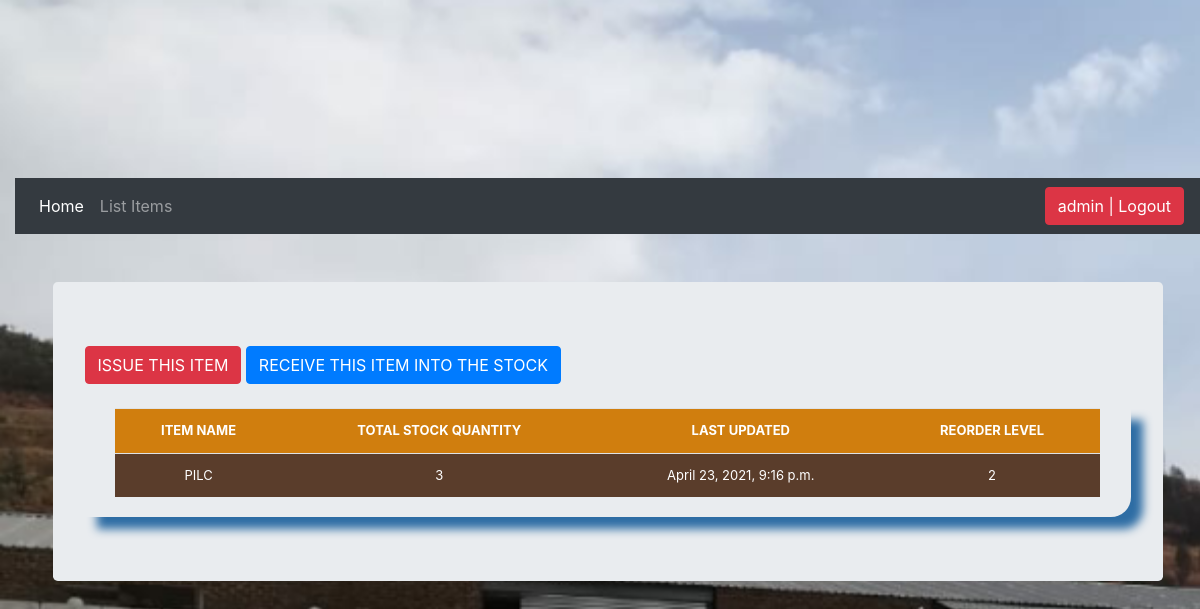
Page /list_history/stock_detail/3/ (signed in) on the committed database.
### store/models.py (models this page shows, shortened)
class Stock(models.Model):
    category = models.ForeignKey(
        Category, on_delete=models.CASCADE)
    item_name = models.CharField(
        max_length=100, blank=True, null=True)
    received_new_stock_quantity = models.IntegerField(
        default='0', blank=True, null=True)
    new_stock_received_by = models.CharField(
        max_length=100, blank=True, null=True)
    received_quantity = models.IntegerField(default='0', blank=True, null=True)
    total_stock_quantity = models.IntegerField(
        default='0', blank=True, null=True)
    issued_quantity = models.IntegerField(default='0', blank=True, null=True)
    issued_by = models.CharField(max_length=100, blank=True, null=True)
    issued_to = models.CharField(max_length=100, blank=True, null=True)
    created_by = models.CharField(max_length=100, blank=True, null=True)
    reorder_level = models.IntegerField(default='0', blank=True, null=True)
    date_created = models.DateTimeField(auto_now_add=True, auto_now=False)
    last_updated = models.DateTimeField(auto_now_add=False, auto_now=True)
    date_issued = models.DateTimeField(auto_now_add=False, auto_now=True)
    date_returned = models.DateTimeField(auto_now_add=False, auto_now=True)
    stock_received_date = models.DateTimeField(
        auto_now_add=False, auto_now=True)
    sizes_ferrules = models.CharField(max_length=100, choices=ferrules)
    sizes_lugs = models.CharField(max_length=100, choices=lugs)
    sizes_others = models.CharField(max_length=100, choices=sizes_words)
    returned = models.BooleanField(default=False)
    condition_returned = models.TextField(blank=True)

### store/views.py (the view)
# urls.py: path('stock_detail/<str:pk>/', include('store.urls')),
def stock_detail(request, pk):
    queryset = Stock.objects.get(id=pk)
    context = {
        "queryset": queryset
    }
    return render(request, "stock_detail.html", context)

### templates/stock_detail.html (shortened to what this page needs)
{% extends 'base.html' %}
{% load static  %}
{% load crispy_forms_tags %}
{% block content %}
    <main role="main" class="container">
    <div class = "jumbotron">
    <a href="{% url 'issue_items' queryset.id %}"><div class='btn btn-danger'>ISSUE THIS ITEM</div></a>
     <a href="{% url 'receive_items' queryset.id %}"><div class='btn btn-primary'>RECEIVE THIS ITEM INTO THE STOCK</div></a>
        <br><br>
     <div class="display_table">
          <table class='table'>
              <tr>
                <th>ITEM NAME</th>
                <th>TOTAL STOCK QUANTITY</th>
                <th>LAST UPDATED</th>
                <th>REORDER LEVEL</th>
                </tr>
                <tr>
                  <td>{{queryset.item_name}}</td>
                  <td>{{queryset.total_stock_quantity}}</td>
                  <td>{{queryset.last_updated}}</td>
                  <td>{{queryset.reorder_level}}</td>
                  </tr>
          </table>
        </div>
    </div>
    </main>
  {% endblock %}

### templates/navbar.html (shortened to what this page needs)
{% load static %}
<br>
<br>
<br>
<br>
<nav class="navbar navbar-expand-lg navbar-dark bg-dark">
  <div class="collapse navbar-collapse" id="navbarSupportedContent">
    <ul class="navbar-nav mr-auto">
      <li class="nav-item active">
        <a class="nav-link" href="/"
          >Home <span class="sr-only">(current)</span></a
        >
      </li>
      {% if request.user.is_authenticated %}
      <li class="nav-item">
        <a class="nav-link" href="/list_items">List Items</a>
      </li>
      {% endif %}
    </ul>
    <ul class="navbar-nav">
      {% if request.user.is_authenticated %}
      <li>
        <a href="/accounts/logout"
          ><button class="btn btn-danger">{{ user }} | Logout</button></a
        >
      </li>
      {% else %}
      <li><a href="/accounts/login">Login</a></li>
      {% endif %}
    </ul>
  </div>
</nav>
<br>
<br>

### static/css/main.css (style rules this page uses)
.table { font-size: 13px; text-align: center; width: 95%; margin: auto; text-align: center; }
.table tr:nth-child(odd) { background: #B8CAE4 }
.table tr:nth-child(even) { background: #DAA520 }
th { background-color: #FF4500; color: white; }

### templates/base.html (style rules this page uses)
body { margin-left: 15px; margin-top: 10px; padding-top: 4.5rem; min-height: 75rem; background-image: url("static/images/bakkies.png"); background-repeat: no-repeat; background-size: cover; background-clip: border-box; }
.table { font-size: 13px; text-align: center; width: 95%; margin: auto; text-align: center; }
.table tr:nth-child(odd) { background: #ffecb4; }
.table tr:nth-child(even) { background: #5a3d2b; color: white; }
th { background-color: #d07e0e; color: white; }
.display_table { border-bottom-right-radius: 20px; padding-left: 5px; padding-right: 5px; padding-bottom: 20px; box-shadow: 12px 12px 10px #2e6da4; }

### rows in the picture
Stock: item_name "PILC", total_stock_quantity "3", last_updated "April 23, 2021, 9:16 p.m.", reorder_level "2"

### other values in the picture
{{ user }} "admin"
